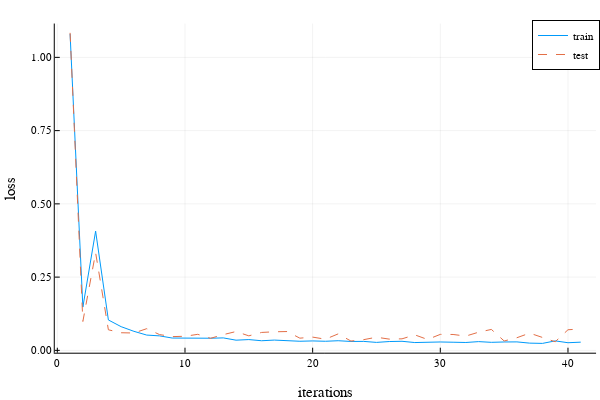
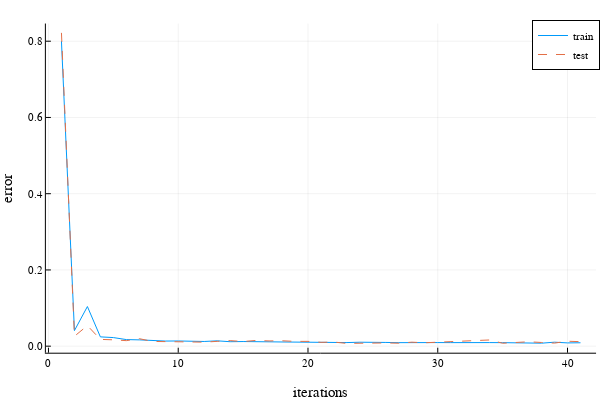

The notebook cell saved with these charts, in order:
### Code cell
Random.seed!(1)
dtrn = pHRIHelper(train_data;shuffled=true);
dtst = pHRIHelper(test_data;shuffled=true);
model = pHRITrainer(3, 128, 3)
display("Model Created")
ctrn = []; epochs=40;
for b in dtrn
   push!(ctrn,b) 
end
trnx10 = collect(flatten(ctrn for i in 1:epochs));
display("training Started")
model_trained,trnloss,tstloss,trnerror,tsterror = train_custom!(model, trnx10, dtst,dtrn)
display("training Done")
default(fmt=:png,ls=:auto)
loss_graph = plot(1:41, trnloss, label="train", xlabel="iterations", ylabel="loss")
plot!(1:41, tstloss, label="test")
error_graph = plot(1:41, trnerror, label="train", xlabel="iterations", ylabel="error")
plot!(1:41, tsterror, label="test")
display(loss_graph)
display(error_graph)

display("Last Results")
dloss = loss(model_trained, dtst)
tloss = loss(model_trained, dtrn)
dacc = accuracy(model_trained, dtst)
tacc = accuracy(model_trained, dtrn)

println("Development loss = ", dloss)
println("Development accuracy = ", dacc)
println("Training loss = ", tloss)
println("Training accuracy = ", tacc)

### Figure 1 — Plotly figure (JSON) as saved in the notebook; plotly's stock layout.template omitted (floating-point values rounded to 4 significant figures)
{"data": [{"colorbar": {"title": ""}, "legendgroup": "train", "line": {"color": "rgba(0, 154, 250, 1.000)", "dash": "solid", "shape": "linear", "width": 1}, "mode": "lines", "name": "train", "showlegend": true, "type": "scatter", "x": [1, 2, 3, 4, 5, 6, 7, 8, 9, 10, 11, 12, 13, 14, 15, 16, 17, 18, 19, 20, 21, 22, 23, 24, 25, 26, 27, 28, 29, 30, 31, 32, 33, 34, 35, 36, 37, 38, 39, 40, 41], "xaxis": "x", "y": [1.08, 0.1477, 0.407, 0.1038, 0.08082, 0.06499, 0.05224, 0.04947, 0.04206, 0.04119, 0.04285, 0.04142, 0.04257, 0.03478, 0.03684, 0.03285, 0.03511, 0.03345, 0.03109, 0.03218, 0.03104, 0.03288, 0.0304, 0.03063, 0.02716, 0.03014, 0.03099, 0.02667, 0.02827, 0.02861, 0.0278, 0.02687, 0.02986, 0.02737, 0.02864, 0.02891, 0.02467, 0.02381, 0.03236, 0.02607, 0.02798], "yaxis": "y", "zmax": null, "zmin": null}, {"colorbar": {"title": ""}, "legendgroup": "test", "line": {"color": "rgba(227, 111, 71, 1.000)", "dash": "dash", "shape": "linear", "width": 1}, "mode": "lines", "name": "test", "showlegend": true, "type": "scatter", "x": [1, 2, 3, 4, 5, 6, 7, 8, 9, 10, 11, 12, 13, 14, 15, 16, 17, 18, 19, 20, 21, 22, 23, 24, 25, 26, 27, 28, 29, 30, 31, 32, 33, 34, 35, 36, 37, 38, 39, 40, 41], "xaxis": "x", "y": [1.084, 0.09867, 0.3334, 0.0702, 0.06015, 0.05923, 0.07403, 0.05396, 0.04689, 0.0481, 0.05469, 0.04113, 0.05374, 0.06427, 0.04953, 0.06118, 0.06342, 0.06426, 0.04165, 0.04518, 0.03816, 0.05625, 0.03182, 0.03661, 0.04484, 0.03838, 0.03937, 0.0529, 0.03722, 0.05454, 0.05422, 0.04874, 0.0621, 0.07145, 0.03204, 0.04318, 0.05881, 0.04297, 0.02937, 0.07036, 0.07309], "yaxis": "y", "zmax": null, "zmin": null}], "layout": {"annotations": [], "height": 400, "legend": {"bgcolor": "rgba(255, 255, 255, 1.000)", "bordercolor": "rgba(0, 0, 0, 1.000)", "borderwidth": 1, "font": {"color": "rgba(0, 0, 0, 1.000)", "family": "sans-serif", "size": 11}, "title": {"font": {"color": "rgba(0, 0, 0, 1.000)", "family": "sans-serif", "size": 15}, "text": ""}, "tracegroupgap": 0, "traceorder": "normal", "x": 1, "xanchor": "auto", "y": 1, "yanchor": "auto"}, "margin": {"b": 20, "l": 0, "r": 0, "t": 20}, "paper_bgcolor": "rgba(255, 255, 255, 1.000)", "plot_bgcolor": "rgba(255, 255, 255, 1.000)", "showlegend": true, "width": 600, "xaxis": {"anchor": "y", "domain": [0.09128, 0.9934], "gridcolor": "rgba(0, 0, 0, 0.100)", "gridwidth": 0.5, "linecolor": "rgba(0, 0, 0, 1.000)", "mirror": false, "range": [-0.2, 42.2], "showgrid": true, "showline": true, "showticklabels": true, "tickangle": 0, "tickcolor": "rgb(0, 0, 0)", "tickfont": {"color": "rgba(0, 0, 0, 1.000)", "family": "sans-serif", "size": 11}, "tickmode": "array", "ticks": "inside", "ticktext": ["0", "10", "20", "30", "40"], "tickvals": [0, 10, 20, 30, 40], "title": "iterations", "titlefont": {"color": "rgba(0, 0, 0, 1.000)", "family": "sans-serif", "size": 15}, "type": "-", "visible": true, "zeroline": false, "zerolinecolor": "rgba(0, 0, 0, 1.000)"}, "yaxis": {"anchor": "x", "domain": [0.07581, 0.9902], "gridcolor": "rgba(0, 0, 0, 0.100)", "gridwidth": 0.5, "linecolor": "rgba(0, 0, 0, 1.000)", "mirror": false, "range": [-0.007988, 1.115], "showgrid": true, "showline": true, "showticklabels": true, "tickangle": 0, "tickcolor": "rgb(0, 0, 0)", "tickfont": {"color": "rgba(0, 0, 0, 1.000)", "family": "sans-serif", "size": 11}, "tickmode": "array", "ticks": "inside", "ticktext": ["0.00", "0.25", "0.50", "0.75", "1.00"], "tickvals": [0, 0.25, 0.5, 0.75, 1], "title": "loss", "titlefont": {"color": "rgba(0, 0, 0, 1.000)", "family": "sans-serif", "size": 15}, "type": "-", "visible": true, "zeroline": false, "zerolinecolor": "rgba(0, 0, 0, 1.000)"}}}

### Figure 2 — Plotly figure (JSON) as saved in the notebook; plotly's stock layout.template omitted (floating-point values rounded to 4 significant figures)
{"data": [{"colorbar": {"title": ""}, "legendgroup": "train", "line": {"color": "rgba(0, 154, 250, 1.000)", "dash": "solid", "shape": "linear", "width": 1}, "mode": "lines", "name": "train", "showlegend": true, "type": "scatter", "x": [1, 2, 3, 4, 5, 6, 7, 8, 9, 10, 11, 12, 13, 14, 15, 16, 17, 18, 19, 20, 21, 22, 23, 24, 25, 26, 27, 28, 29, 30, 31, 32, 33, 34, 35, 36, 37, 38, 39, 40, 41], "xaxis": "x", "y": [0.8004, 0.04083, 0.104, 0.02446, 0.02253, 0.01731, 0.01657, 0.0141, 0.01346, 0.01367, 0.0133, 0.01234, 0.01401, 0.01177, 0.0122, 0.01098, 0.01144, 0.01103, 0.01057, 0.01033, 0.01066, 0.01051, 0.009483, 0.01038, 0.009254, 0.00982, 0.009291, 0.008705, 0.009226, 0.009506, 0.009343, 0.008755, 0.009041, 0.009435, 0.009302, 0.009225, 0.008076, 0.007906, 0.01046, 0.0086, 0.008953], "yaxis": "y", "zmax": null, "zmin": null}, {"colorbar": {"title": ""}, "legendgroup": "test", "line": {"color": "rgba(227, 111, 71, 1.000)", "dash": "dash", "shape": "linear", "width": 1}, "mode": "lines", "name": "test", "showlegend": true, "type": "scatter", "x": [1, 2, 3, 4, 5, 6, 7, 8, 9, 10, 11, 12, 13, 14, 15, 16, 17, 18, 19, 20, 21, 22, 23, 24, 25, 26, 27, 28, 29, 30, 31, 32, 33, 34, 35, 36, 37, 38, 39, 40, 41], "xaxis": "x", "y": [0.8219, 0.02602, 0.05395, 0.01781, 0.01672, 0.01452, 0.0197, 0.01247, 0.01202, 0.01141, 0.01188, 0.01061, 0.01265, 0.0146, 0.01224, 0.01505, 0.01381, 0.01419, 0.01258, 0.01264, 0.01009, 0.01074, 0.00733, 0.008002, 0.009641, 0.008539, 0.007855, 0.0105, 0.008968, 0.01037, 0.01107, 0.01189, 0.01483, 0.01633, 0.007733, 0.009731, 0.01158, 0.009738, 0.008119, 0.01298, 0.01187], "yaxis": "y", "zmax": null, "zmin": null}], "layout": {"annotations": [], "height": 400, "legend": {"bgcolor": "rgba(255, 255, 255, 1.000)", "bordercolor": "rgba(0, 0, 0, 1.000)", "borderwidth": 1, "font": {"color": "rgba(0, 0, 0, 1.000)", "family": "sans-serif", "size": 11}, "title": {"font": {"color": "rgba(0, 0, 0, 1.000)", "family": "sans-serif", "size": 15}, "text": ""}, "tracegroupgap": 0, "traceorder": "normal", "x": 1, "xanchor": "auto", "y": 1, "yanchor": "auto"}, "margin": {"b": 20, "l": 0, "r": 0, "t": 20}, "paper_bgcolor": "rgba(255, 255, 255, 1.000)", "plot_bgcolor": "rgba(255, 255, 255, 1.000)", "showlegend": true, "width": 600, "xaxis": {"anchor": "y", "domain": [0.07647, 0.9934], "gridcolor": "rgba(0, 0, 0, 0.100)", "gridwidth": 0.5, "linecolor": "rgba(0, 0, 0, 1.000)", "mirror": false, "range": [-0.2, 42.2], "showgrid": true, "showline": true, "showticklabels": true, "tickangle": 0, "tickcolor": "rgb(0, 0, 0)", "tickfont": {"color": "rgba(0, 0, 0, 1.000)", "family": "sans-serif", "size": 11}, "tickmode": "array", "ticks": "inside", "ticktext": ["0", "10", "20", "30", "40"], "tickvals": [0, 10, 20, 30, 40], "title": "iterations", "titlefont": {"color": "rgba(0, 0, 0, 1.000)", "family": "sans-serif", "size": 15}, "type": "-", "visible": true, "zeroline": false, "zerolinecolor": "rgba(0, 0, 0, 1.000)"}, "yaxis": {"anchor": "x", "domain": [0.07581, 0.9902], "gridcolor": "rgba(0, 0, 0, 0.100)", "gridwidth": 0.5, "linecolor": "rgba(0, 0, 0, 1.000)", "mirror": false, "range": [-0.01711, 0.8463], "showgrid": true, "showline": true, "showticklabels": true, "tickangle": 0, "tickcolor": "rgb(0, 0, 0)", "tickfont": {"color": "rgba(0, 0, 0, 1.000)", "family": "sans-serif", "size": 11}, "tickmode": "array", "ticks": "inside", "ticktext": ["0.0", "0.2", "0.4", "0.6", "0.8"], "tickvals": [0, 0.2, 0.4, 0.6, 0.8], "title": "error", "titlefont": {"color": "rgba(0, 0, 0, 1.000)", "family": "sans-serif", "size": 15}, "type": "-", "visible": true, "zeroline": false, "zerolinecolor": "rgba(0, 0, 0, 1.000)"}}}
